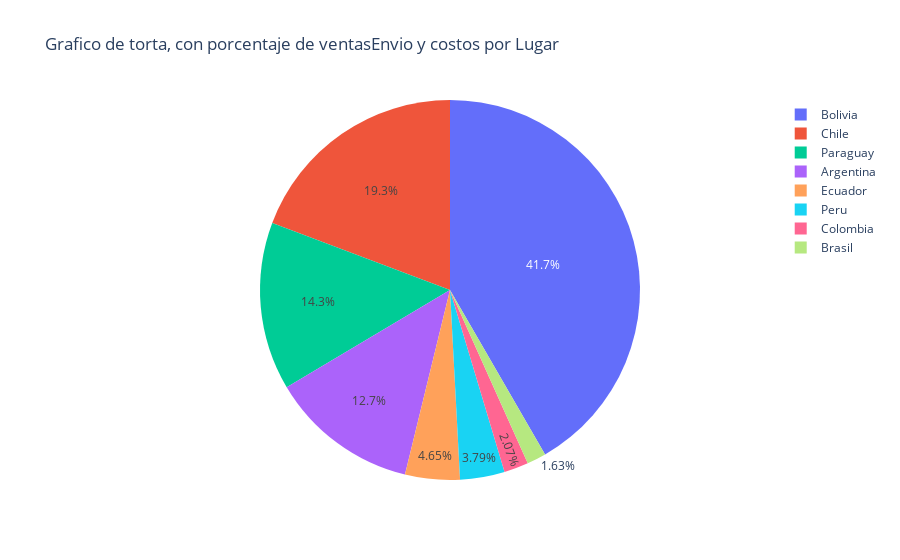

This figure's notebook cell:
### Code cell
fig = px.pie(df, values='Cantidad', names = 'Lugar', title ='Grafico de torta, con porcentaje de ventas Envio y costos por Lugar',
             hover_data = ['Costo_envio'],
             labels={'Costo_envio': 'Costo_envio'})
fig.show()

### Figure 1 — Plotly figure (JSON) as saved in the notebook; plotly's stock layout.template omitted (floating-point values rounded to 4 significant figures)
{"data": [{"customdata": [[5.03], [8.99], [6.27], [8.99], [2.56], [3.92], [4.2], [0.7], [89.3], [8.99], [5.81], [2.56], [89.3], [50.3], [2.58], [8.19], [0.5], [3.92], [54.74], [50.3], [2.25], [6.27], [8.99], [9.45], [4.2], [4.62], [35], [3.92], [0.5], [2.56], [1.99], [8.99], [5.03], [13.99], [7.98], [5.99], [8.99], [9.03], [0.7], [3.92], [2.56], [35], [2.25], [1.99], [0.7], [2.25], [8.19], [8.99], [2.58], [1.99], [89.3], [5.81], [5.99], [8.99], [4.62], [54.74], [7.98], [35], [13.99], [35], [8.99], [4.2], [3.92], [0.7], [50.3], [8.99], [8.99], [35], [3.92], [0.7], [0.7], [8.99], [5.99], [5.81], [89.3], [2.25], [1.99], [4.2], [5.81], [35], [0.7], [50.3], [7.98], [9.45], [8.99], [9.45], [9.03], [0.7], [2.58], [6.27], [13.99], [9.03], [35], [0.5], [5.03], [54.74], [8.99], [0.7], [4.62], [8.19]], "domain": {"x": [0, 1], "y": [0, 1]}, "hovertemplate": "Lugar=%{label}<br>Cantidad=%{value}<br>Costo_envio=%{customdata[0]}<extra></extra>", "labels": ["Bolivia", "Brasil", "Chile", "Chile", "Paraguay", "Peru", "Paraguay", "Chile", "Bolivia", "Paraguay", "Bolivia", "Bolivia", "Argentina", "Argentina", "Bolivia", "Bolivia", "Bolivia", "Argentina", "Bolivia", "Peru", "Colombia", "Bolivia", "Paraguay", "Bolivia", "Chile", "Bolivia", "Bolivia", "Paraguay", "Ecuador", "Paraguay", "Chile", "Bolivia", "Bolivia", "Paraguay", "Argentina", "Argentina", "Argentina", "Bolivia", "Bolivia", "Paraguay", "Bolivia", "Ecuador", "Bolivia", "Chile", "Chile", "Bolivia", "Bolivia", "Bolivia", "Chile", "Bolivia", "Bolivia", "Bolivia", "Chile", "Peru", "Paraguay", "Argentina", "Peru", "Paraguay", "Bolivia", "Colombia", "Bolivia", "Bolivia", "Argentina", "Bolivia", "Bolivia", "Paraguay", "Bolivia", "Bolivia", "Bolivia", "Ecuador", "Argentina", "Paraguay", "Bolivia", "Chile", "Chile", "Bolivia", "Argentina", "Paraguay", "Chile", "Bolivia", "Colombia", "Argentina", "Bolivia", "Argentina", "Chile", "Bolivia", "Bolivia", "Paraguay", "Chile", "Bolivia", "Chile", "Chile", "Bolivia", "Colombia", "Ecuador", "Argentina", "Bolivia", "Paraguay", "Paraguay", "Paraguay"], "legendgroup": "", "name": "", "showlegend": true, "type": "pie", "values": [10, 55, 62, 17, 23, 44, 16, 63, 19, 42, 18, 59, 65, 35, 67, 69, 50, 12, 8, 16, 29, 30, 9, 53, 51, 63, 20, 20, 70, 63, 54, 16, 34, 12, 21, 50, 50, 6, 41, 48, 2, 6, 30, 14, 17, 9, 40, 22, 30, 32, 24, 26, 26, 4, 61, 21, 64, 30, 68, 24, 30, 46, 42, 28, 23, 15, 14, 48, 7, 56, 34, 29, 65, 68, 60, 49, 28, 14, 62, 55, 14, 31, 66, 27, 36, 66, 7, 11, 37, 27, 23, 30, 10, 3, 25, 11, 49, 46, 14, 29]}], "layout": {"legend": {"tracegroupgap": 0}, "title": {"text": "Grafico de torta, con porcentaje de ventasEnvio y costos por Lugar"}}}
